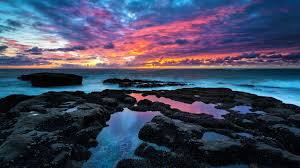
#> input picture HMWK_2/beach.jpeg, 300 x 168 px
$ jupyter execute 2_clustering.ipynb
#> lines starting #> are read from the running program, lines starting #| are printed output that depends on the picture
# Clustering

[cell 1]
import random
import itertools
import numpy as np
import cv2 as cv
import matplotlib.pyplot as plt

Utility functions

[cell 2]
def debug(thing, title):
    print('--------------------------------------------')
    print(title)
    print(thing)
    print('--------------------------------------------')


def display_imgs(imgs, titles):

    for ind, img in enumerate(imgs):
        print(img.shape)
        if len(img.shape) > 2:
            b,g,r = cv.split(img)
            img = cv.merge((r,g,b))
            plt.imshow(img)
        else:
            plt.imshow(img, cmap='gray')
        plt.title(titles[ind])
        plt.show()

## K-means from scratch

[cell 3]
# Define N of clusters
# Choose N points randomly as centroids for clusters
# Compare all points against the centroids, by intensity, until we find the closest one, add them to the clusters
# Calculate new centroid
# Continue until all points have been classified


img_color_int = cv.imread('beach.jpeg')
#> img_color_int is the input picture: shape (168, 300, 3); mean B, G, R 95.6, 71.3, 65.1

img = cv.resize(img_color_int, (90, 51))
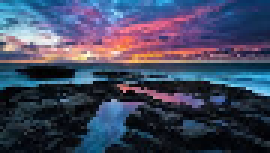
#> img: shape (51, 90, 3) (shown 3 times larger); mean B, G, R 95.8, 71.4, 65.3


# K-means implementation for image segmentation by hand.
n = 3

# Homework asks for the algorithm to be tailored for color images.
rows, cols, channels = img.shape
#> rows = 51; cols = 90; channels = 3

coordinates = itertools.product(list(range(rows)), list(range(cols)))
coordinates = [coordinate for coordinate in coordinates]
#debug(coordinates, 'all coordinates 2d')

# means positions could be initialized randomly, but I put the ones that work well for
# this image.
#means_pos = random.sample(coordinates, n)
means_pos = [(15, 10), (10, 25), (0, 0)]
means =[img[x, y, :] for x, y in means_pos]
#> means = [[124, 67, 80], [135, 77, 78], [164, 114, 52]]
clusters = [[mean] for mean in means]
#> clusters = [[[124, 67, 80]], [[135, 77, 78]], [[164, 114, 52]]]
marked = {ind: [mean_pos] for ind, mean_pos in enumerate(means_pos)}

# marked positions
marked_poses = []
for pos_list in marked.values():
    marked_poses += pos_list


while len(marked_poses) < rows * cols:
    for cluster_ind, mean in enumerate(means):
        if len(marked_poses) == rows * cols:
            break
        r1, g1, b1 = mean[0], mean[1], mean[2]
        min_dist = float('Inf')
        for i in range(rows):
            for j in range(cols):
                # The distance between 2 points is the
                # Euclidean distance between the intensities
                if (i, j) in marked_poses:
                    continue
                r2, g2, b2 = img[i, j, :]
                curr_dist = (((r2 - r1) ** 2 +
                            (g2 - g1) ** 2 +
                            (b2 - b1) ** 2)) ** 0.5
                if curr_dist < min_dist:
                    min_dist = curr_dist
                    # Similar point coordinate
                    spt_coordinate = (i, j)

        marked[cluster_ind] += [spt_coordinate]
        marked_poses = []
        for pos_list in marked.values():
            marked_poses += pos_list
        clusters[cluster_ind] += [img[spt_coordinate[0], spt_coordinate[1], :]]


    # After the closest points have been added to the clusters, we
    # re-calculate the means
    means =  [np.average(intensity_cluster, axis=0) for intensity_cluster in clusters]
means = [mean.astype('uint8') for mean in means]


kmeans_img = np.zeros(img.shape)
for i in range(n):
    r, g, b = means[i]
    # Gives me all the positions for this cluster.
    for pos in marked[i]:
        kmeans_img[pos[0], pos[1], 0] = r
        kmeans_img[pos[0], pos[1], 1] = g
        kmeans_img[pos[0], pos[1], 2] = b

display_imgs([img, kmeans_img.astype('uint8')], ['original', 'k-means'])
